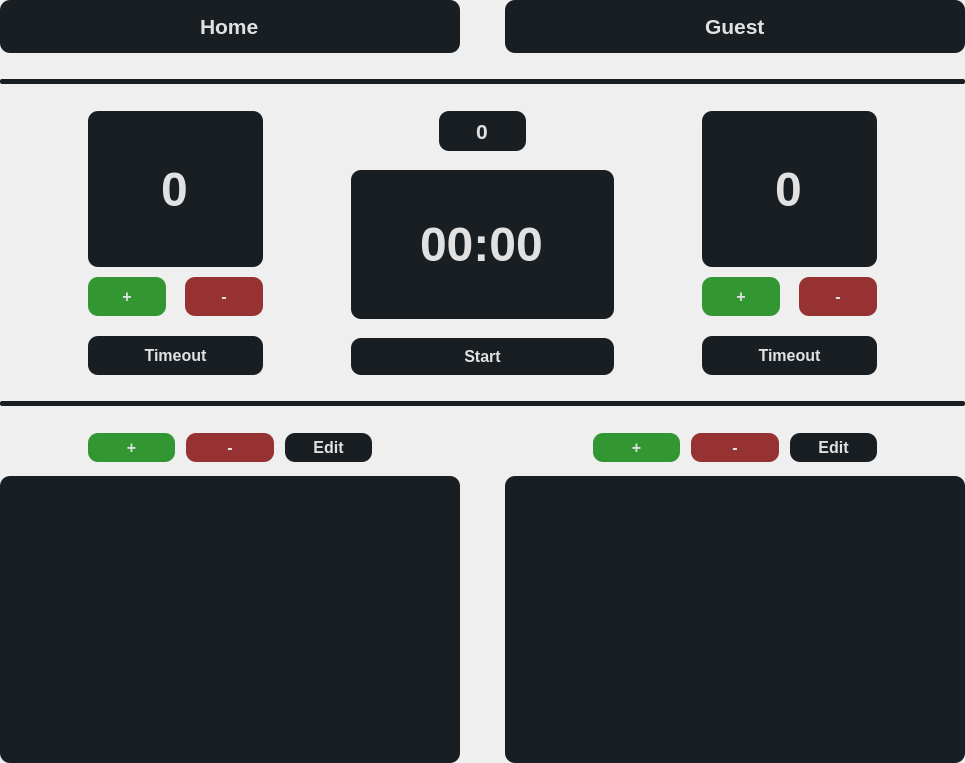
<?xml version="1.0" encoding="UTF-8"?>
<ui version="4.0">
 <class>ClockWidget</class>
 <widget class="QWidget" name="ClockWidget">
  <property name="geometry">
   <rect>
    <x>0</x>
    <y>0</y>
    <width>965</width>
    <height>763</height>
   </rect>
  </property>
  <property name="windowTitle">
   <string>Form</string>
  </property>
  <property name="styleSheet">
   <string notr="true">#clock_page {
    background-color: rgb(40, 45, 50);
}
QFrame {
    border: none;
    border-radius: 2px;
    background-color: rgb(25, 30, 35);
}
QTimeEdit, QLineEdit, QSpinBox, QSpinBox, QPushButton, QTableView {
    border: none;
    border-radius: 10px;
	color: rgb(225, 225, 225);
	background-color: rgb(25, 30, 35);
}
QPushButton:hover {
    color: rgb(255, 255, 255);
	background-color: rgb(50, 60, 70);
}</string>
  </property>
  <layout class="QVBoxLayout" name="verticalLayout_2" stretch="4,2,0,2,20,2,0,2,25">
   <property name="spacing">
    <number>0</number>
   </property>
   <property name="leftMargin">
    <number>0</number>
   </property>
   <property name="topMargin">
    <number>0</number>
   </property>
   <property name="rightMargin">
    <number>0</number>
   </property>
   <property name="bottomMargin">
    <number>0</number>
   </property>
   <item>
    <layout class="QHBoxLayout" name="TeamNamesLayout" stretch="10,1,10">
     <property name="spacing">
      <number>0</number>
     </property>
     <item>
      <widget class="QLineEdit" name="HomeTeamName">
       <property name="sizePolicy">
        <sizepolicy hsizetype="Expanding" vsizetype="Expanding">
         <horstretch>0</horstretch>
         <verstretch>0</verstretch>
        </sizepolicy>
       </property>
       <property name="font">
        <font>
         <pointsize>16</pointsize>
         <bold>true</bold>
        </font>
       </property>
       <property name="styleSheet">
        <string notr="true"/>
       </property>
       <property name="text">
        <string>Home</string>
       </property>
       <property name="maxLength">
        <number>25</number>
       </property>
       <property name="frame">
        <bool>true</bool>
       </property>
       <property name="alignment">
        <set>Qt::AlignCenter</set>
       </property>
      </widget>
     </item>
     <item>
      <spacer name="TeamNamesSpacer">
       <property name="orientation">
        <enum>Qt::Horizontal</enum>
       </property>
       <property name="sizeHint" stdset="0">
        <size>
         <width>40</width>
         <height>20</height>
        </size>
       </property>
      </spacer>
     </item>
     <item>
      <widget class="QLineEdit" name="GuestTeamName">
       <property name="sizePolicy">
        <sizepolicy hsizetype="Expanding" vsizetype="Expanding">
         <horstretch>0</horstretch>
         <verstretch>0</verstretch>
        </sizepolicy>
       </property>
       <property name="font">
        <font>
         <pointsize>16</pointsize>
         <bold>true</bold>
        </font>
       </property>
       <property name="styleSheet">
        <string notr="true"/>
       </property>
       <property name="text">
        <string>Guest</string>
       </property>
       <property name="maxLength">
        <number>25</number>
       </property>
       <property name="alignment">
        <set>Qt::AlignCenter</set>
       </property>
      </widget>
     </item>
    </layout>
   </item>
   <item>
    <spacer name="GoalsAndClockTopSeparatorLineSpacer1">
     <property name="orientation">
      <enum>Qt::Vertical</enum>
     </property>
     <property name="sizeHint" stdset="0">
      <size>
       <width>20</width>
       <height>40</height>
      </size>
     </property>
    </spacer>
   </item>
   <item>
    <widget class="QFrame" name="GoalsAndClockTopSeparatorLine">
     <property name="minimumSize">
      <size>
       <width>0</width>
       <height>5</height>
      </size>
     </property>
     <property name="maximumSize">
      <size>
       <width>16777215</width>
       <height>5</height>
      </size>
     </property>
     <property name="frameShape">
      <enum>QFrame::StyledPanel</enum>
     </property>
     <property name="frameShadow">
      <enum>QFrame::Raised</enum>
     </property>
    </widget>
   </item>
   <item>
    <spacer name="GoalsAndClockTopSeparatorLineSpacer2">
     <property name="orientation">
      <enum>Qt::Vertical</enum>
     </property>
     <property name="sizeHint" stdset="0">
      <size>
       <width>20</width>
       <height>40</height>
      </size>
     </property>
    </spacer>
   </item>
   <item>
    <layout class="QHBoxLayout" name="GoalsAndClockLayout" stretch="1,2,1,3,1,2,1">
     <property name="spacing">
      <number>0</number>
     </property>
     <item>
      <spacer name="HomeGoalsLeftSpacer">
       <property name="orientation">
        <enum>Qt::Horizontal</enum>
       </property>
       <property name="sizeHint" stdset="0">
        <size>
         <width>40</width>
         <height>20</height>
        </size>
       </property>
      </spacer>
     </item>
     <item>
      <layout class="QVBoxLayout" name="HomeGoalsLayout" stretch="16,1,4,2,4">
       <property name="spacing">
        <number>0</number>
       </property>
       <item>
        <widget class="QSpinBox" name="HomeGoalsView">
         <property name="sizePolicy">
          <sizepolicy hsizetype="Expanding" vsizetype="Expanding">
           <horstretch>0</horstretch>
           <verstretch>0</verstretch>
          </sizepolicy>
         </property>
         <property name="minimumSize">
          <size>
           <width>0</width>
           <height>0</height>
          </size>
         </property>
         <property name="font">
          <font>
           <family>Segoe UI</family>
           <pointsize>36</pointsize>
           <bold>true</bold>
          </font>
         </property>
         <property name="styleSheet">
          <string notr="true"/>
         </property>
         <property name="frame">
          <bool>false</bool>
         </property>
         <property name="alignment">
          <set>Qt::AlignCenter</set>
         </property>
         <property name="readOnly">
          <bool>true</bool>
         </property>
         <property name="buttonSymbols">
          <enum>QAbstractSpinBox::NoButtons</enum>
         </property>
        </widget>
       </item>
       <item>
        <spacer name="HomeGoalsButtonsTopSpacer">
         <property name="orientation">
          <enum>Qt::Vertical</enum>
         </property>
         <property name="sizeHint" stdset="0">
          <size>
           <width>20</width>
           <height>40</height>
          </size>
         </property>
        </spacer>
       </item>
       <item>
        <layout class="QHBoxLayout" name="HomeGoalsButtonsLayout" stretch="4,1,4">
         <property name="spacing">
          <number>0</number>
         </property>
         <item>
          <widget class="QPushButton" name="HomeGoalsButtonNew">
           <property name="sizePolicy">
            <sizepolicy hsizetype="Expanding" vsizetype="Expanding">
             <horstretch>0</horstretch>
             <verstretch>0</verstretch>
            </sizepolicy>
           </property>
           <property name="minimumSize">
            <size>
             <width>0</width>
             <height>0</height>
            </size>
           </property>
           <property name="font">
            <font>
             <pointsize>12</pointsize>
             <bold>true</bold>
            </font>
           </property>
           <property name="styleSheet">
            <string notr="true">QPushButton {
	color: rgb(225, 225, 225);
	background-color: rgb(50, 150, 50);
}
QPushButton:hover {
	color: rgb(255, 255, 255);
	background-color: rgb(50, 200, 50);
}</string>
           </property>
           <property name="text">
            <string>+</string>
           </property>
          </widget>
         </item>
         <item>
          <spacer name="HomeGoalsButtonSpacer">
           <property name="orientation">
            <enum>Qt::Horizontal</enum>
           </property>
           <property name="sizeHint" stdset="0">
            <size>
             <width>40</width>
             <height>20</height>
            </size>
           </property>
          </spacer>
         </item>
         <item>
          <widget class="QPushButton" name="HomeGoalsButtonDelete">
           <property name="sizePolicy">
            <sizepolicy hsizetype="Expanding" vsizetype="Expanding">
             <horstretch>0</horstretch>
             <verstretch>0</verstretch>
            </sizepolicy>
           </property>
           <property name="minimumSize">
            <size>
             <width>0</width>
             <height>0</height>
            </size>
           </property>
           <property name="font">
            <font>
             <pointsize>12</pointsize>
             <bold>true</bold>
            </font>
           </property>
           <property name="styleSheet">
            <string notr="true">QPushButton {
	color: rgb(225, 225, 225);
	background-color: rgb(150, 50, 50);
}
QPushButton:hover {
	color: rgb(255, 255, 255);
	background-color: rgb(200, 50, 50);
}</string>
           </property>
           <property name="text">
            <string>-</string>
           </property>
          </widget>
         </item>
        </layout>
       </item>
       <item>
        <spacer name="HomeGoalsButtonsBottomSpacer">
         <property name="orientation">
          <enum>Qt::Vertical</enum>
         </property>
         <property name="sizeHint" stdset="0">
          <size>
           <width>20</width>
           <height>40</height>
          </size>
         </property>
        </spacer>
       </item>
       <item>
        <widget class="QPushButton" name="HomeTimeoutButton">
         <property name="sizePolicy">
          <sizepolicy hsizetype="Expanding" vsizetype="Expanding">
           <horstretch>0</horstretch>
           <verstretch>0</verstretch>
          </sizepolicy>
         </property>
         <property name="minimumSize">
          <size>
           <width>0</width>
           <height>0</height>
          </size>
         </property>
         <property name="font">
          <font>
           <pointsize>12</pointsize>
           <bold>true</bold>
          </font>
         </property>
         <property name="styleSheet">
          <string notr="true"/>
         </property>
         <property name="text">
          <string>Timeout</string>
         </property>
        </widget>
       </item>
      </layout>
     </item>
     <item>
      <spacer name="HomeGoalsRightSpacer">
       <property name="orientation">
        <enum>Qt::Horizontal</enum>
       </property>
       <property name="sizeHint" stdset="0">
        <size>
         <width>40</width>
         <height>20</height>
        </size>
       </property>
      </spacer>
     </item>
     <item>
      <layout class="QVBoxLayout" name="ClockLayout" stretch="2,1,8,1,2">
       <property name="spacing">
        <number>0</number>
       </property>
       <property name="leftMargin">
        <number>0</number>
       </property>
       <property name="topMargin">
        <number>0</number>
       </property>
       <property name="rightMargin">
        <number>0</number>
       </property>
       <property name="bottomMargin">
        <number>0</number>
       </property>
       <item>
        <layout class="QHBoxLayout" name="ClockPeriodLayout" stretch="1,1,1">
         <property name="spacing">
          <number>0</number>
         </property>
         <property name="leftMargin">
          <number>0</number>
         </property>
         <property name="topMargin">
          <number>0</number>
         </property>
         <property name="rightMargin">
          <number>0</number>
         </property>
         <property name="bottomMargin">
          <number>0</number>
         </property>
         <item>
          <spacer name="ClockPeriodViewSpacerLeft">
           <property name="orientation">
            <enum>Qt::Horizontal</enum>
           </property>
           <property name="sizeHint" stdset="0">
            <size>
             <width>40</width>
             <height>20</height>
            </size>
           </property>
          </spacer>
         </item>
         <item>
          <widget class="QSpinBox" name="ClockPeriodView">
           <property name="sizePolicy">
            <sizepolicy hsizetype="Expanding" vsizetype="Expanding">
             <horstretch>0</horstretch>
             <verstretch>0</verstretch>
            </sizepolicy>
           </property>
           <property name="minimumSize">
            <size>
             <width>40</width>
             <height>40</height>
            </size>
           </property>
           <property name="font">
            <font>
             <pointsize>16</pointsize>
             <bold>true</bold>
            </font>
           </property>
           <property name="styleSheet">
            <string notr="true"/>
           </property>
           <property name="alignment">
            <set>Qt::AlignCenter</set>
           </property>
           <property name="readOnly">
            <bool>true</bool>
           </property>
           <property name="buttonSymbols">
            <enum>QAbstractSpinBox::NoButtons</enum>
           </property>
          </widget>
         </item>
         <item>
          <spacer name="ClockPeriodViewSpacerRight">
           <property name="orientation">
            <enum>Qt::Horizontal</enum>
           </property>
           <property name="sizeHint" stdset="0">
            <size>
             <width>40</width>
             <height>20</height>
            </size>
           </property>
          </spacer>
         </item>
        </layout>
       </item>
       <item>
        <spacer name="ClockTopSpacer">
         <property name="orientation">
          <enum>Qt::Vertical</enum>
         </property>
         <property name="sizeHint" stdset="0">
          <size>
           <width>20</width>
           <height>40</height>
          </size>
         </property>
        </spacer>
       </item>
       <item>
        <widget class="QTimeEdit" name="ClockView">
         <property name="sizePolicy">
          <sizepolicy hsizetype="Expanding" vsizetype="Expanding">
           <horstretch>0</horstretch>
           <verstretch>0</verstretch>
          </sizepolicy>
         </property>
         <property name="minimumSize">
          <size>
           <width>0</width>
           <height>0</height>
          </size>
         </property>
         <property name="font">
          <font>
           <pointsize>36</pointsize>
           <bold>true</bold>
          </font>
         </property>
         <property name="styleSheet">
          <string notr="true"/>
         </property>
         <property name="alignment">
          <set>Qt::AlignCenter</set>
         </property>
         <property name="readOnly">
          <bool>true</bool>
         </property>
         <property name="buttonSymbols">
          <enum>QAbstractSpinBox::NoButtons</enum>
         </property>
         <property name="maximumTime">
          <time>
           <hour>1</hour>
           <minute>0</minute>
           <second>0</second>
          </time>
         </property>
         <property name="displayFormat">
          <string>mm:ss</string>
         </property>
        </widget>
       </item>
       <item>
        <spacer name="ClockBottomSpacer">
         <property name="orientation">
          <enum>Qt::Vertical</enum>
         </property>
         <property name="sizeHint" stdset="0">
          <size>
           <width>20</width>
           <height>40</height>
          </size>
         </property>
        </spacer>
       </item>
       <item>
        <widget class="QPushButton" name="ClockStartStopButton">
         <property name="sizePolicy">
          <sizepolicy hsizetype="Expanding" vsizetype="Expanding">
           <horstretch>0</horstretch>
           <verstretch>0</verstretch>
          </sizepolicy>
         </property>
         <property name="minimumSize">
          <size>
           <width>0</width>
           <height>0</height>
          </size>
         </property>
         <property name="font">
          <font>
           <pointsize>12</pointsize>
           <bold>true</bold>
          </font>
         </property>
         <property name="styleSheet">
          <string notr="true">#clock_start_stop {
	color: rgb(225, 225, 225);
	background-color: rgb(50, 150, 50);
}
#clock_start_stop:hover {
	color: rgb(255, 255, 255);
	background-color: rgb(50, 200, 50);
}</string>
         </property>
         <property name="text">
          <string>Start</string>
         </property>
        </widget>
       </item>
      </layout>
     </item>
     <item>
      <spacer name="GuestGoalsLeftSpacer">
       <property name="orientation">
        <enum>Qt::Horizontal</enum>
       </property>
       <property name="sizeHint" stdset="0">
        <size>
         <width>40</width>
         <height>20</height>
        </size>
       </property>
      </spacer>
     </item>
     <item>
      <layout class="QVBoxLayout" name="GuestGoalsLayout" stretch="16,1,4,2,4">
       <property name="spacing">
        <number>0</number>
       </property>
       <property name="leftMargin">
        <number>0</number>
       </property>
       <property name="topMargin">
        <number>0</number>
       </property>
       <property name="rightMargin">
        <number>0</number>
       </property>
       <property name="bottomMargin">
        <number>0</number>
       </property>
       <item>
        <widget class="QSpinBox" name="GuestGoalsView">
         <property name="sizePolicy">
          <sizepolicy hsizetype="Expanding" vsizetype="Expanding">
           <horstretch>0</horstretch>
           <verstretch>0</verstretch>
          </sizepolicy>
         </property>
         <property name="minimumSize">
          <size>
           <width>0</width>
           <height>0</height>
          </size>
         </property>
         <property name="font">
          <font>
           <family>Segoe UI</family>
           <pointsize>36</pointsize>
           <bold>true</bold>
          </font>
         </property>
         <property name="styleSheet">
          <string notr="true"/>
         </property>
         <property name="frame">
          <bool>false</bool>
         </property>
         <property name="alignment">
          <set>Qt::AlignCenter</set>
         </property>
         <property name="readOnly">
          <bool>true</bool>
         </property>
         <property name="buttonSymbols">
          <enum>QAbstractSpinBox::NoButtons</enum>
         </property>
        </widget>
       </item>
       <item>
        <spacer name="GuestGoalsButtonsTopSpacer">
         <property name="orientation">
          <enum>Qt::Vertical</enum>
         </property>
         <property name="sizeHint" stdset="0">
          <size>
           <width>20</width>
           <height>40</height>
          </size>
         </property>
        </spacer>
       </item>
       <item>
        <layout class="QHBoxLayout" name="GuestGoalsButtonsLayout" stretch="4,1,4">
         <property name="spacing">
          <number>0</number>
         </property>
         <item>
          <widget class="QPushButton" name="GuestGoalsButtonNew">
           <property name="sizePolicy">
            <sizepolicy hsizetype="Expanding" vsizetype="Expanding">
             <horstretch>0</horstretch>
             <verstretch>0</verstretch>
            </sizepolicy>
           </property>
           <property name="minimumSize">
            <size>
             <width>0</width>
             <height>0</height>
            </size>
           </property>
           <property name="font">
            <font>
             <pointsize>12</pointsize>
             <bold>true</bold>
            </font>
           </property>
           <property name="styleSheet">
            <string notr="true">QPushButton {
	color: rgb(225, 225, 225);
	background-color: rgb(50, 150, 50);
}
QPushButton:hover {
	color: rgb(255, 255, 255);
	background-color: rgb(50, 200, 50);
}</string>
           </property>
           <property name="text">
            <string>+</string>
           </property>
          </widget>
         </item>
         <item>
          <spacer name="GuestGoalsButtonSpacer">
           <property name="orientation">
            <enum>Qt::Horizontal</enum>
           </property>
           <property name="sizeHint" stdset="0">
            <size>
             <width>40</width>
             <height>20</height>
            </size>
           </property>
          </spacer>
         </item>
         <item>
          <widget class="QPushButton" name="GuestGoalsButtonDelete">
           <property name="sizePolicy">
            <sizepolicy hsizetype="Expanding" vsizetype="Expanding">
             <horstretch>0</horstretch>
             <verstretch>0</verstretch>
            </sizepolicy>
           </property>
           <property name="minimumSize">
            <size>
             <width>0</width>
             <height>0</height>
            </size>
           </property>
           <property name="font">
            <font>
             <pointsize>12</pointsize>
             <bold>true</bold>
            </font>
           </property>
           <property name="styleSheet">
            <string notr="true">QPushButton {
	color: rgb(225, 225, 225);
	background-color: rgb(150, 50, 50);
}
QPushButton:hover {
	color: rgb(255, 255, 255);
	background-color: rgb(200, 50, 50);
}</string>
           </property>
           <property name="text">
            <string>-</string>
           </property>
          </widget>
         </item>
        </layout>
       </item>
       <item>
        <spacer name="GuestGoalsButtonsBottomSpacer">
         <property name="orientation">
          <enum>Qt::Vertical</enum>
         </property>
         <property name="sizeHint" stdset="0">
          <size>
           <width>20</width>
           <height>40</height>
          </size>
         </property>
        </spacer>
       </item>
       <item>
        <widget class="QPushButton" name="GuestTimeoutButton">
         <property name="sizePolicy">
          <sizepolicy hsizetype="Expanding" vsizetype="Expanding">
           <horstretch>0</horstretch>
           <verstretch>0</verstretch>
          </sizepolicy>
         </property>
         <property name="minimumSize">
          <size>
           <width>0</width>
           <height>0</height>
          </size>
         </property>
         <property name="font">
          <font>
           <pointsize>12</pointsize>
           <bold>true</bold>
          </font>
         </property>
         <property name="styleSheet">
          <string notr="true"/>
         </property>
         <property name="text">
          <string>Timeout</string>
         </property>
        </widget>
       </item>
      </layout>
     </item>
     <item>
      <spacer name="GuestGoalsRightSpacer">
       <property name="orientation">
        <enum>Qt::Horizontal</enum>
       </property>
       <property name="sizeHint" stdset="0">
        <size>
         <width>40</width>
         <height>20</height>
        </size>
       </property>
      </spacer>
     </item>
    </layout>
   </item>
   <item>
    <spacer name="GoalsAndClockBottomSeparatorLineSpacer1">
     <property name="orientation">
      <enum>Qt::Vertical</enum>
     </property>
     <property name="sizeHint" stdset="0">
      <size>
       <width>20</width>
       <height>40</height>
      </size>
     </property>
    </spacer>
   </item>
   <item>
    <widget class="QFrame" name="GoalsAndClockBottomSeparatorLine">
     <property name="minimumSize">
      <size>
       <width>0</width>
       <height>5</height>
      </size>
     </property>
     <property name="maximumSize">
      <size>
       <width>16777215</width>
       <height>5</height>
      </size>
     </property>
     <property name="styleSheet">
      <string notr="true"/>
     </property>
     <property name="frameShape">
      <enum>QFrame::StyledPanel</enum>
     </property>
     <property name="frameShadow">
      <enum>QFrame::Raised</enum>
     </property>
    </widget>
   </item>
   <item>
    <spacer name="GoalsAndClockBottomSeparatorLineSpacer2">
     <property name="orientation">
      <enum>Qt::Vertical</enum>
     </property>
     <property name="sizeHint" stdset="0">
      <size>
       <width>20</width>
       <height>40</height>
      </size>
     </property>
    </spacer>
   </item>
   <item>
    <layout class="QHBoxLayout" name="PenaltiesLayout" stretch="10,1,10">
     <property name="spacing">
      <number>0</number>
     </property>
     <item>
      <layout class="QVBoxLayout" name="HomePenaltiesLayout" stretch="2,1,20">
       <property name="spacing">
        <number>0</number>
       </property>
       <property name="leftMargin">
        <number>0</number>
       </property>
       <property name="topMargin">
        <number>0</number>
       </property>
       <property name="rightMargin">
        <number>0</number>
       </property>
       <property name="bottomMargin">
        <number>0</number>
       </property>
       <item>
        <layout class="QHBoxLayout" name="HomePenaltiesButtonsLayout" stretch="8,8,1,8,1,8,8">
         <property name="spacing">
          <number>0</number>
         </property>
         <property name="leftMargin">
          <number>0</number>
         </property>
         <property name="topMargin">
          <number>0</number>
         </property>
         <property name="rightMargin">
          <number>0</number>
         </property>
         <property name="bottomMargin">
          <number>0</number>
         </property>
         <item>
          <spacer name="HomePenaltiesButtonLeftSpacer">
           <property name="orientation">
            <enum>Qt::Horizontal</enum>
           </property>
           <property name="sizeHint" stdset="0">
            <size>
             <width>40</width>
             <height>20</height>
            </size>
           </property>
          </spacer>
         </item>
         <item>
          <widget class="QPushButton" name="HomePenaltiesButtonNew">
           <property name="sizePolicy">
            <sizepolicy hsizetype="Expanding" vsizetype="Expanding">
             <horstretch>0</horstretch>
             <verstretch>0</verstretch>
            </sizepolicy>
           </property>
           <property name="font">
            <font>
             <pointsize>12</pointsize>
             <bold>true</bold>
            </font>
           </property>
           <property name="styleSheet">
            <string notr="true">QPushButton {
	color: rgb(225, 225, 225);
	background-color: rgb(50, 150, 50);
}
QPushButton:hover {
	color: rgb(255, 255, 255);
	background-color: rgb(50, 200, 50);
}</string>
           </property>
           <property name="text">
            <string>+</string>
           </property>
          </widget>
         </item>
         <item>
          <spacer name="HomePenaltiesButtonMidLeftSpacer">
           <property name="orientation">
            <enum>Qt::Horizontal</enum>
           </property>
           <property name="sizeHint" stdset="0">
            <size>
             <width>40</width>
             <height>20</height>
            </size>
           </property>
          </spacer>
         </item>
         <item>
          <widget class="QPushButton" name="HomePenaltiesButtonDelete">
           <property name="sizePolicy">
            <sizepolicy hsizetype="Expanding" vsizetype="Expanding">
             <horstretch>0</horstretch>
             <verstretch>0</verstretch>
            </sizepolicy>
           </property>
           <property name="font">
            <font>
             <pointsize>12</pointsize>
             <bold>true</bold>
            </font>
           </property>
           <property name="styleSheet">
            <string notr="true">QPushButton {
	color: rgb(225, 225, 225);
	background-color: rgb(150, 50, 50);
}
QPushButton:hover {
	color: rgb(255, 255, 255);
	background-color: rgb(200, 50, 50);
}</string>
           </property>
           <property name="text">
            <string>-</string>
           </property>
          </widget>
         </item>
         <item>
          <spacer name="HomePenaltiesButtonMidRightSpacer">
           <property name="orientation">
            <enum>Qt::Horizontal</enum>
           </property>
           <property name="sizeHint" stdset="0">
            <size>
             <width>40</width>
             <height>20</height>
            </size>
           </property>
          </spacer>
         </item>
         <item>
          <widget class="QPushButton" name="HomePenaltiesButtonEdit">
           <property name="sizePolicy">
            <sizepolicy hsizetype="Expanding" vsizetype="Expanding">
             <horstretch>0</horstretch>
             <verstretch>0</verstretch>
            </sizepolicy>
           </property>
           <property name="font">
            <font>
             <pointsize>12</pointsize>
             <bold>true</bold>
            </font>
           </property>
           <property name="styleSheet">
            <string notr="true"/>
           </property>
           <property name="text">
            <string>Edit</string>
           </property>
          </widget>
         </item>
         <item>
          <spacer name="HomePenaltiesButtonRightSpacer">
           <property name="orientation">
            <enum>Qt::Horizontal</enum>
           </property>
           <property name="sizeHint" stdset="0">
            <size>
             <width>40</width>
             <height>20</height>
            </size>
           </property>
          </spacer>
         </item>
        </layout>
       </item>
       <item>
        <spacer name="PenaltiesHomeButtonsSpacer">
         <property name="orientation">
          <enum>Qt::Vertical</enum>
         </property>
         <property name="sizeHint" stdset="0">
          <size>
           <width>20</width>
           <height>40</height>
          </size>
         </property>
        </spacer>
       </item>
       <item>
        <widget class="QTableView" name="PenaltiesHomeView">
         <property name="styleSheet">
          <string notr="true"/>
         </property>
        </widget>
       </item>
      </layout>
     </item>
     <item>
      <spacer name="PenaltiesSpacer">
       <property name="orientation">
        <enum>Qt::Horizontal</enum>
       </property>
       <property name="sizeHint" stdset="0">
        <size>
         <width>40</width>
         <height>20</height>
        </size>
       </property>
      </spacer>
     </item>
     <item>
      <layout class="QVBoxLayout" name="GuestPenaltiesLayout" stretch="2,1,20">
       <property name="spacing">
        <number>0</number>
       </property>
       <property name="leftMargin">
        <number>0</number>
       </property>
       <property name="topMargin">
        <number>0</number>
       </property>
       <property name="rightMargin">
        <number>0</number>
       </property>
       <property name="bottomMargin">
        <number>0</number>
       </property>
       <item>
        <layout class="QHBoxLayout" name="GuestPenaltiesButtonsLayout" stretch="8,8,1,8,1,8,8">
         <property name="spacing">
          <number>0</number>
         </property>
         <property name="leftMargin">
          <number>0</number>
         </property>
         <property name="topMargin">
          <number>0</number>
         </property>
         <property name="rightMargin">
          <number>0</number>
         </property>
         <property name="bottomMargin">
          <number>0</number>
         </property>
         <item>
          <spacer name="GuestPenaltiesButtonLeftSpacer">
           <property name="orientation">
            <enum>Qt::Horizontal</enum>
           </property>
           <property name="sizeHint" stdset="0">
            <size>
             <width>40</width>
             <height>20</height>
            </size>
           </property>
          </spacer>
         </item>
         <item>
          <widget class="QPushButton" name="GuestPenaltiesButtonNew">
           <property name="sizePolicy">
            <sizepolicy hsizetype="Expanding" vsizetype="Expanding">
             <horstretch>0</horstretch>
             <verstretch>0</verstretch>
            </sizepolicy>
           </property>
           <property name="font">
            <font>
             <pointsize>12</pointsize>
             <bold>true</bold>
            </font>
           </property>
           <property name="styleSheet">
            <string notr="true">QPushButton {
	color: rgb(225, 225, 225);
	background-color: rgb(50, 150, 50);
}
QPushButton:hover {
	color: rgb(255, 255, 255);
	background-color: rgb(50, 200, 50);
}</string>
           </property>
           <property name="text">
            <string>+</string>
           </property>
          </widget>
         </item>
         <item>
          <spacer name="GuestPenaltiesButtonMidLeftSpacer">
           <property name="orientation">
            <enum>Qt::Horizontal</enum>
           </property>
           <property name="sizeHint" stdset="0">
            <size>
             <width>40</width>
             <height>20</height>
            </size>
           </property>
          </spacer>
         </item>
         <item>
          <widget class="QPushButton" name="GuestPenaltiesButtonDelete">
           <property name="sizePolicy">
            <sizepolicy hsizetype="Expanding" vsizetype="Expanding">
             <horstretch>0</horstretch>
             <verstretch>0</verstretch>
            </sizepolicy>
           </property>
           <property name="font">
            <font>
             <pointsize>12</pointsize>
             <bold>true</bold>
            </font>
           </property>
           <property name="styleSheet">
            <string notr="true">QPushButton {
	color: rgb(225, 225, 225);
	background-color: rgb(150, 50, 50);
}
QPushButton:hover {
	color: rgb(255, 255, 255);
	background-color: rgb(200, 50, 50);
}</string>
           </property>
           <property name="text">
            <string>-</string>
           </property>
          </widget>
         </item>
         <item>
          <spacer name="GuestPenaltiesButtonMidRightSpacer">
           <property name="orientation">
            <enum>Qt::Horizontal</enum>
           </property>
           <property name="sizeHint" stdset="0">
            <size>
             <width>40</width>
             <height>20</height>
            </size>
           </property>
          </spacer>
         </item>
         <item>
          <widget class="QPushButton" name="GuestPenaltiesButtonEdit">
           <property name="sizePolicy">
            <sizepolicy hsizetype="Expanding" vsizetype="Expanding">
             <horstretch>0</horstretch>
             <verstretch>0</verstretch>
            </sizepolicy>
           </property>
           <property name="font">
            <font>
             <pointsize>12</pointsize>
             <bold>true</bold>
            </font>
           </property>
           <property name="styleSheet">
            <string notr="true"/>
           </property>
           <property name="text">
            <string>Edit</string>
           </property>
          </widget>
         </item>
         <item>
          <spacer name="GuestPenaltiesButtonRightSpacer">
           <property name="orientation">
            <enum>Qt::Horizontal</enum>
           </property>
           <property name="sizeHint" stdset="0">
            <size>
             <width>40</width>
             <height>20</height>
            </size>
           </property>
          </spacer>
         </item>
        </layout>
       </item>
       <item>
        <spacer name="GuestPenaltiesButtonsSpacer">
         <property name="orientation">
          <enum>Qt::Vertical</enum>
         </property>
         <property name="sizeHint" stdset="0">
          <size>
           <width>20</width>
           <height>40</height>
          </size>
         </property>
        </spacer>
       </item>
       <item>
        <widget class="QTableView" name="GuestPenaltiesView">
         <property name="styleSheet">
          <string notr="true"/>
         </property>
        </widget>
       </item>
      </layout>
     </item>
    </layout>
   </item>
  </layout>
 </widget>
 <resources/>
 <connections/>
</ui>
